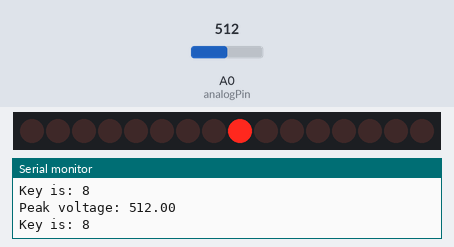
Bench run of a sketch on a simulated Arduino Uno, built with avr-gcc and run on an emulated ATmega328P. Parts: 16 shift-register outputs drawn as a row of LEDs (first output left, lit = HIGH), the last lines printed to the serial monitor. Wiring (inferred from the names in the program): 2 × shift register (74HC595): data pin 3; shift clock pin 7; latch pin 5. Wiring (inferred from the signals the program sends): row of LEDs: on Q0, Q1, Q2, Q3, Q4, Q5, Q6, Q7, Q8, Q9, Q10, Q11, Q12, Q13, Q14, Q15. The inputs (shaded band) are chosen by the test bench; at power-on: A0 (analogPin) = 512.

Above: at 1.2 s.
1.3 s: A0 (analogPin) set to 529
4.3 s: A0 (analogPin) set to 544
At 6.1 s:
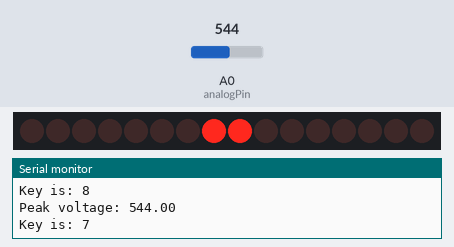
7.3 s: A0 (analogPin) set to 716
At 8.3 s:
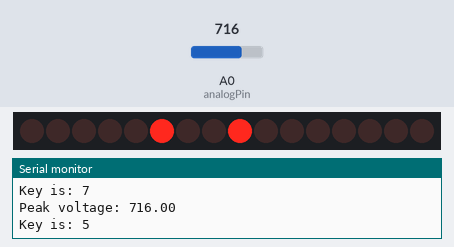
10.3 s: A0 (analogPin) set to 900
At 11.1 s:
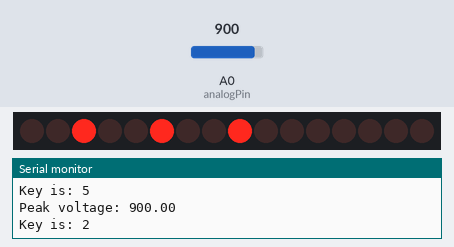
13.3 s: A0 (analogPin) set to 1023
At 14.6 s:
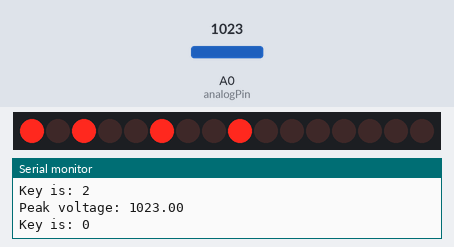
16.3 s: A0 (analogPin) set to 511
At 17.8 s:
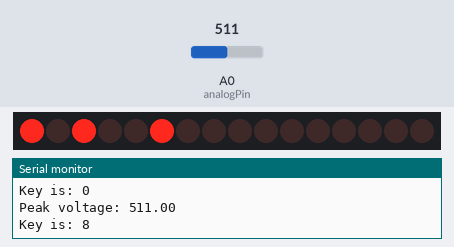
Timing chart, 0 to 19.3 s (numbered marks = the images above; inputs shaded):
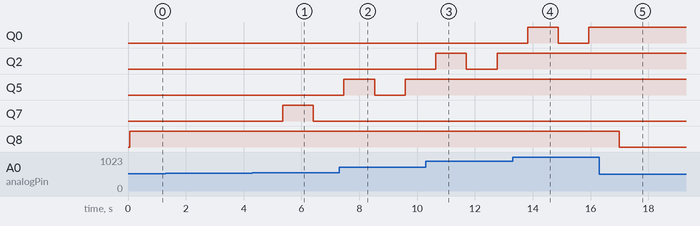

Measured:
- the behaviour switches between 535 and 536 on A0 (analogPin) (found by bisection; images 0 and 1)
- after the input at 4.3 s, Q7: LOW → HIGH after 1.1 s, → LOW 1.1 s later

The sketch:

demo_test.ino
```cpp
int analogPin = A0;
int key;
float max;
int threshold;
float rawV;

int dataPin = 3;  // data pin of shift register
int latchPin = 5; // latch pin of shift register
int clockPin = 7; // clock pin of shift register

byte leds1;    // each var controls leds in each shift register
byte leds2;
int cur_bitVal1;
int cur_bitVal2;

void setup() {
  Serial.begin(9600);

  // set all the pins of 74HC595 as OUTPUT
  pinMode(latchPin, OUTPUT);
  pinMode(dataPin, OUTPUT);
  pinMode(clockPin, OUTPUT);
}

void updateShiftRegister()
{
   digitalWrite(latchPin, LOW);
   shiftOut(dataPin, clockPin, LSBFIRST, leds2);
   shiftOut(dataPin, clockPin, LSBFIRST, leds1);
   digitalWrite(latchPin, HIGH);
}

void loop() {
  updateShiftRegister();
  // find key num
  max = 0;
  threshold = 50;
  for (int i = 0; i < 500; i++) { // measure
    rawV = analogRead(analogPin);
    if (rawV > max) max = rawV; // store max peak
  }
  if (max > threshold) {
    key = round((1073.6-max) / 63.3) - 1;
    Serial.print("Peak voltage: ");
    Serial.println(max);
    Serial.print("Key is: ");
    Serial.println(key);
    // set led
    if (key < 8){
      cur_bitVal1 = bitRead(leds1, 7-key);
      bitWrite(leds1, 7-key, !cur_bitVal1);
      updateShiftRegister();
    }
    else if (key == 16) {
    }
    else{
      cur_bitVal2 = bitRead(leds1, 15-key);
      bitWrite(leds2, 15-key, !cur_bitVal2);
      updateShiftRegister();
    }
    delay(1000);
  }
}


/*
1011 948 884 822
758 695 631 568
503 441 378 314
251 188 125 62

*/
```
